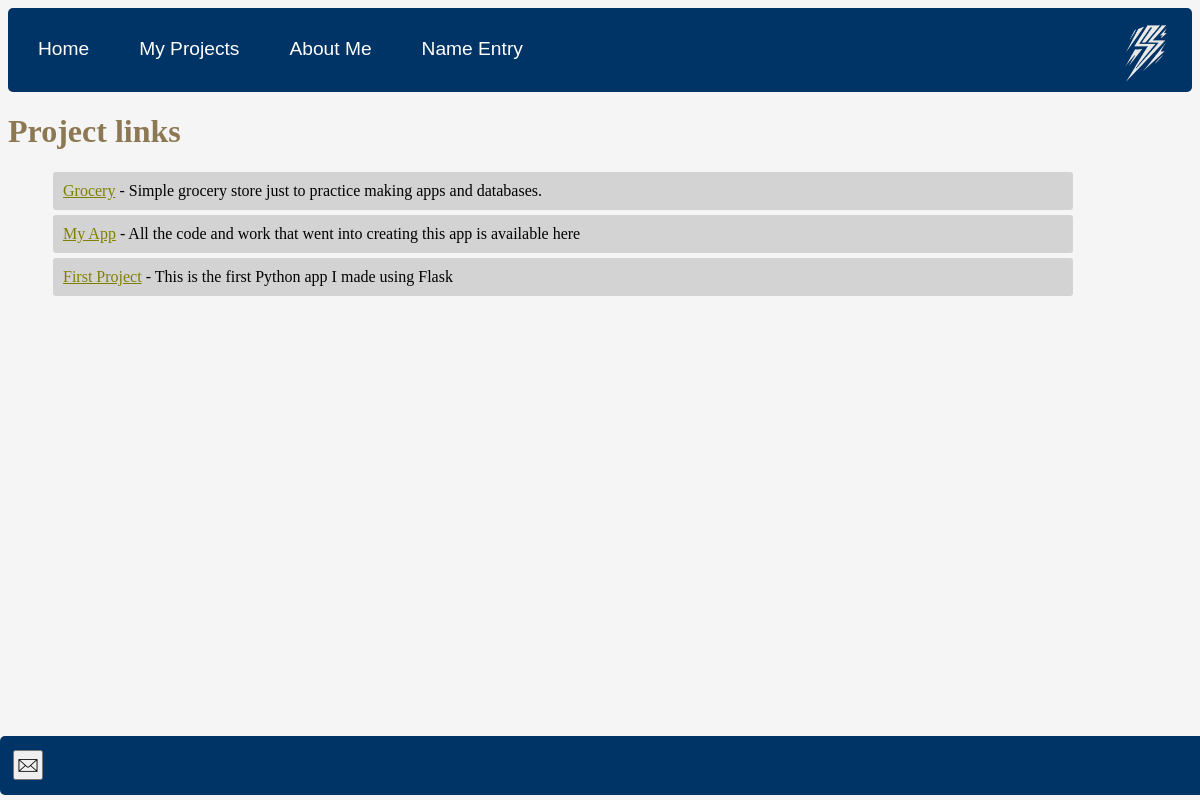
The page /links/ on the database as committed earlier.
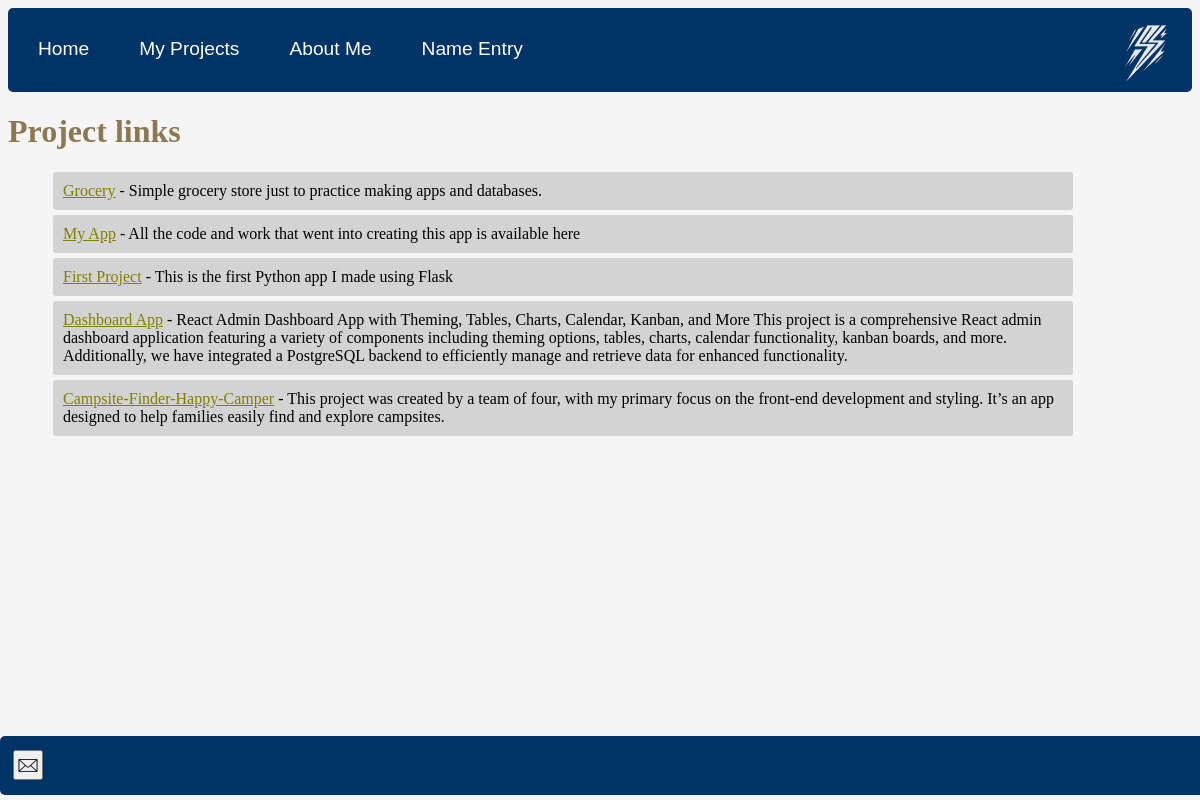
The same page on the database as committed later.
### home/models.py (models this page shows, shortened)
class ProjectLink(models.Model):
    title = models.CharField(max_length=255)
    url = models.URLField()
    description = models.TextField(blank=True, null=True)

### home/views.py (the view)
# urls.py: path('links/', views.link_page, name='links'),
def link_page(request):
    links = ProjectLink.objects.all()
    return render(request, 'link.html', {'links': links})

### home/templates/home/link.html (shortened to what this page needs)
<!DOCTYPE html>
<html lang="en">
  <head>
    {% load static %}
    <link rel="stylesheet" href="{% static 'css/main.css' %}" />
    <link rel="stylesheet" href="{% static 'css/links.css' %}" />
  </head>
  <body>
    <nav>
      <a class="nav-link" href="{% url 'home' %}">Home</a>
      <a class="nav-link" href="{% url 'links' %}">My Projects</a>
      <a class="nav-link" href="{% url 'about' %}">About Me</a>
      <a class="nav-link" href="{%url 'name' %}">Name Entry</a>
      <img class="imgs" src="{% static 'assets/bolt.png' %}" />
    </nav>
    <h1>Project links</h1>
    <ul>
      {% for link in links %}
      <li class="project-link">
        <a href="{{ link.url }}">{{ link.title }}</a> - {{ link.description }}
      </li>
      {% endfor %}
    </ul>
    <footer>
      <nav class="foot">
        <button
          class="mail"
          onclick="window.location.href='mailto:your-email@example.com?subject=Contact%20Laney&body=Hi%20Laney,';"
        >
          <img
            class="icon"
            src="{% static 'assets/icon.png' %}"
            alt="Envelope Icon"
          />
        </button>
      </nav>
    </footer>
  </body>
</html>

### staticfiles/css/main.css (style rules this page uses)
body { background-color: #F5F5F5; }
h1 { color: #8C7853; }
nav { border-radius: 5px; background-color: #003366; padding: 10px; display: flex; gap: 10px; border-bottom: 2px solid transparent; }
.nav-link { color: white; font-family: 'Gill Sans', 'Gill Sans MT', Calibri, 'Trebuchet MS', sans-serif; margin: 10px; padding: 10px; text-decoration: none; font-size: larger; background-color: #003366; }
.project-link { font-size: 16px; padding: 10px; background-color: lightgray; border-radius: 3px; list-style: none; }
.project-link a { color: black; text-decoration: underline; }
.foot { border-radius: 5px; background-color: #003366; padding: 10px; display: flex; gap: 10px; border-top: 2px solid transparent; position: fixed; bottom: 5px; left: 0; width: 100%; height: 35px; justify-content: center; }
.mail { position: absolute; bottom: 10px; left: 10px; width: 30px; height: 30px; padding: 2px; margin: 3px; display: flex; align-items: center; justify-content: center; }
.icon { width: 20px; height: 20px; align-items: center; justify-content: center; }
.imgs { width: 70px; height: 70px; margin-left: 10px; position: absolute; right: 20px; color: aliceblue; }

### staticfiles/css/links.css (style rules this page uses)
.project-link { font-size: 16px; padding: 10px; background-color: lightgrey; border-radius: 3px; list-style: none; margin: 5px; max-width: 1000px; }
.project-link a { color: #808000 ; text-decoration: underline; }

Rows that differ between the two databases and show on the page:
added ProjectLink: title "Dashboard App", description "React Admin Dashboard App with Theming, Tables, Charts, Calendar, Kanban, and More This project is a comprehensive React admin dashboard application featuring a variety of components including theming options, tables, charts, calendar functionality, kanban boards, and more. Additionally, we have integrated a PostgreSQL backend to efficiently manage and retrieve data for enhanced functionality."
added ProjectLink: title "Campsite-Finder-Happy-Camper", description "This project was created by a team of four, with my primary focus on the front-end development and styling. It’s an app designed to help families easily find and explore campsites."
